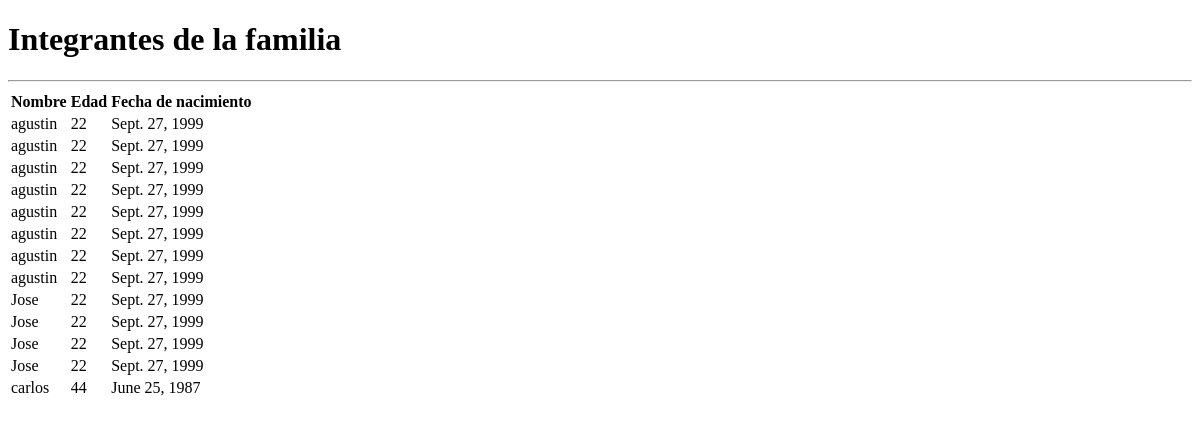
Page /get-inte/ on the earlier database version.
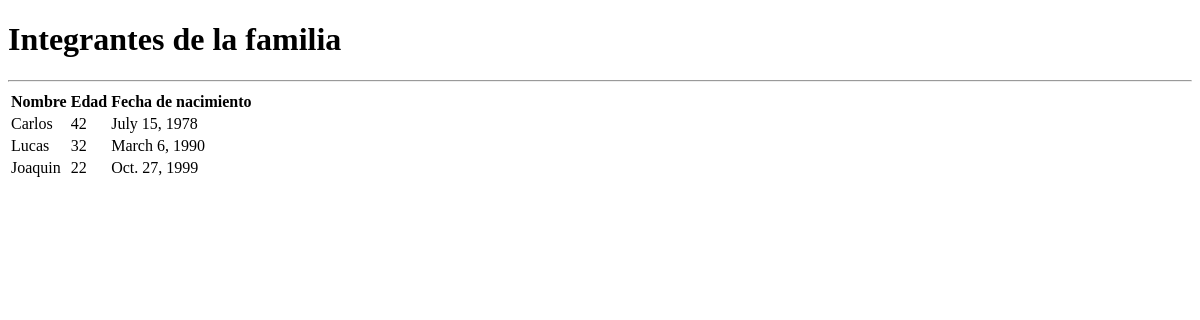
Same page on the later database version.
### app_desafio/models.py (models this page shows)
class Integrantes(models.Model):
    name = models.CharField(max_length=30)
    age = models.IntegerField()
    date_of_birth = models.DateField(max_length=40)

### MVT_Peña/views.py (the view)
# urls.py: path('get-inte/', get_inte),
def get_inte(request):
    template = loader.get_template('get_inte.html')
    integrantes = Integrantes.objects.all()
    context_dict = {
        'integrantes': integrantes
    }
    render = template.render(context_dict)
    return HttpResponse(render)

### MVT_Peña/templates/get_inte.html (shortened to what this page needs)
<!DOCTYPE html>
<html lang="en">
<head>
</head>
<body>
    <H1>Integrantes de la familia</H1>
    <hr>
        <table class="table">
            <thead>
            <tr>
                <th scope="col">Nombre</th>
                <th scope="col">Edad</th>
                <th scope="col">Fecha de nacimiento</th>
            </tr>
            </thead>
            <tbody>
            <tr>
            {% for inte in integrantes %}
                <td>{{inte.name}}</td>
                <td>{{inte.age}}</td>
                <td>{{inte.date_of_birth}}</td>
            </tr>
            {% endfor %}
            </tbody>
        </table>
</body>
</html>

Differences in the rows shown:
removed Integrantes: name "agustin", age "22", date_of_birth "Sept. 27, 1999"
removed Integrantes: name "agustin", age "22", date_of_birth "Sept. 27, 1999"
removed Integrantes: name "agustin", age "22", date_of_birth "Sept. 27, 1999"
removed Integrantes: name "agustin", age "22", date_of_birth "Sept. 27, 1999"
removed Integrantes: name "agustin", age "22", date_of_birth "Sept. 27, 1999"
removed Integrantes: name "agustin", age "22", date_of_birth "Sept. 27, 1999"
removed Integrantes: name "agustin", age "22", date_of_birth "Sept. 27, 1999"
removed Integrantes: name "agustin", age "22", date_of_birth "Sept. 27, 1999"
removed Integrantes: name "Jose", age "22", date_of_birth "Sept. 27, 1999"
removed Integrantes: name "Jose", age "22", date_of_birth "Sept. 27, 1999"
removed Integrantes: name "Jose", age "22", date_of_birth "Sept. 27, 1999"
removed Integrantes: name "Jose", age "22", date_of_birth "Sept. 27, 1999"
removed Integrantes: name "carlos", age "44", date_of_birth "June 25, 1987"
added Integrantes: name "Carlos", age "42", date_of_birth "July 15, 1978"
added Integrantes: name "Lucas", age "32", date_of_birth "March 6, 1990"
added Integrantes: name "Joaquin", age "22", date_of_birth "Oct. 27, 1999"
